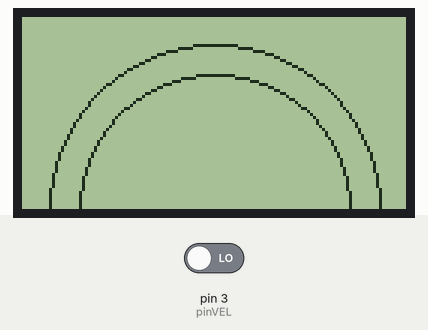
Recording of a sketch running on a simulated Arduino Uno, built with avr-gcc and run on an emulated ATmega328P. Parts: 128×64 one-colour display. The test bench sets the inputs (shaded band); at power-on: pin 3 (pinVEL) LOW. What the sketch prints to the serial monitor is not drawn.

Above: at 0.32 s.
At 1.7 s:
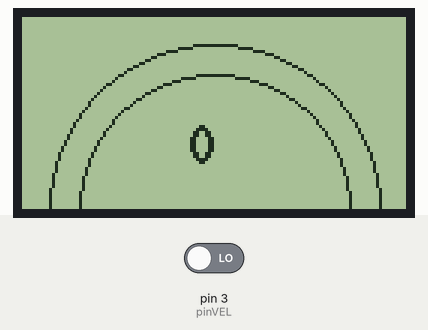

Measured:
- what the display in image 0 shows lasts 0.4 s, from 0.1 s to 0.5 s

The sketch:

Velocidade_teste.ino
```cpp
#include "U8glib.h"
U8GLIB_ST7920_128X64_1X Display(8, 7, 6 , 9);

#define pinVEL 3
unsigned long millisInicial = 0; //tempo inicial
volatile int pulsosVEL = 0; //contador de pulsos para velocidade
unsigned int VEL = 0; //velocidade em km/h


void Display_config() {
  Display.setFont(u8g_font_10x20);
  Display.setFontRefHeightExtendedText();
  Display.setDefaultForegroundColor();
  Display.setFontPosTop();
}

void setup() {
  Serial.begin(9600);
  attachInterrupt (digitalPinToInterrupt(pinVEL), veloc, RISING); //Interrupção para ler pulso da velocidade
}


void loop() {
  Display.firstPage();
  do {
    Display_config();
    Display.drawCircle(64, 64, 55);
    Display.drawCircle(64, 64, 45);
    Display.setPrintPos(55, 35);
    if((millis() - millisInicial) > 500)
    {
    noInterrupts();
    VEL = (pulsosVEL*2*3.14*0.5*3.6)/20;
    Serial.print ("  VEL = ");
    Serial.println (VEL);
    Display.print(VEL);
    delay(1000);
    pulsosVEL = 0;
    millisInicial = millis();
    interrupts();
    }

  }
  while (Display.nextPage());

}
void veloc ()
{
  pulsosVEL++;
}
```
